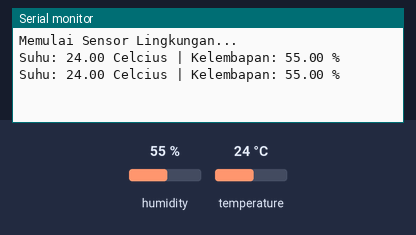
Simulated run of this sketch. Board: ESP32. On the bench: the last lines printed to the serial monitor. Inputs (shaded band) come from the test bench; at power-on: humidity 55 %, temperature 24 °C.

Above: at 5.8 s.
5.9 s: humidity set to 22 %
At 8.4 s:
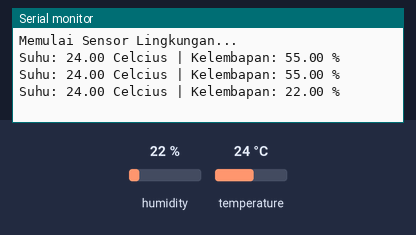
9.6 s: temperature set to 12 °C
At 10.5 s:
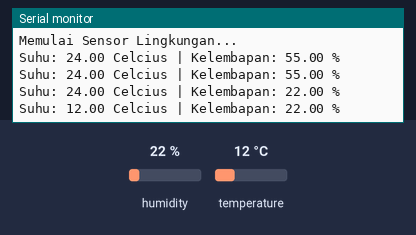
13.3 s: humidity set to 40 %
At 15.9 s:
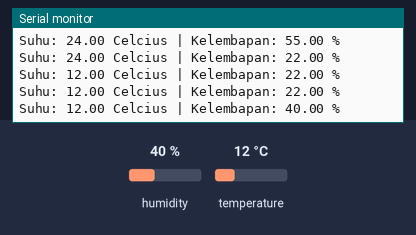
Timing chart, 0 to 17.4 s (numbered marks = the images above; inputs shaded):
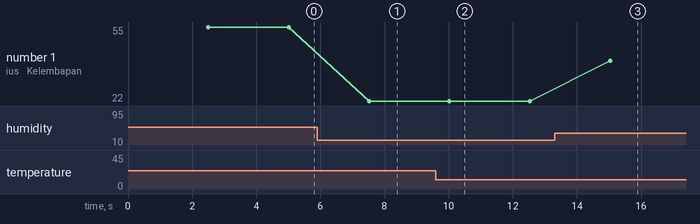

Measured:
- after the input at 5.9 s, the serial monitor: prints a new line after 1.6 s (image 1)
- after the input at 9.6 s, the serial monitor: prints a new line after 0.42 s (image 2)
- after the input at 13.3 s, the serial monitor: prints a new line after 1.7 s (image 3)
- plotted number 1: 55 → 22 after the input at 5.9 s, 22 → 40 after the input at 13.3 s

The sketch:

sketch.ino
```cpp
#include <DHT.h>

const byte dhtPin = 13;
#define DHTTYPE DHT22

DHT dht(dhtPin, DHTTYPE);

void setup() {
  Serial.begin(115200);
  dht.begin();
  Serial.println("Memulai Sensor Lingkungan...");
}

void loop() {
  delay(2500);

  float temp = dht.readTemperature();
  float hum = dht.readHumidity();

  if (isnan(temp) || isnan(hum)) {
    Serial.println("Gagal membaca data dari sensor DHT!");
    return;
  }

  Serial.print("Suhu: ");
  Serial.print(temp);
  Serial.print(" Celcius | Kelembapan: ");
  Serial.print(hum);
  Serial.println(" %");
}
```
